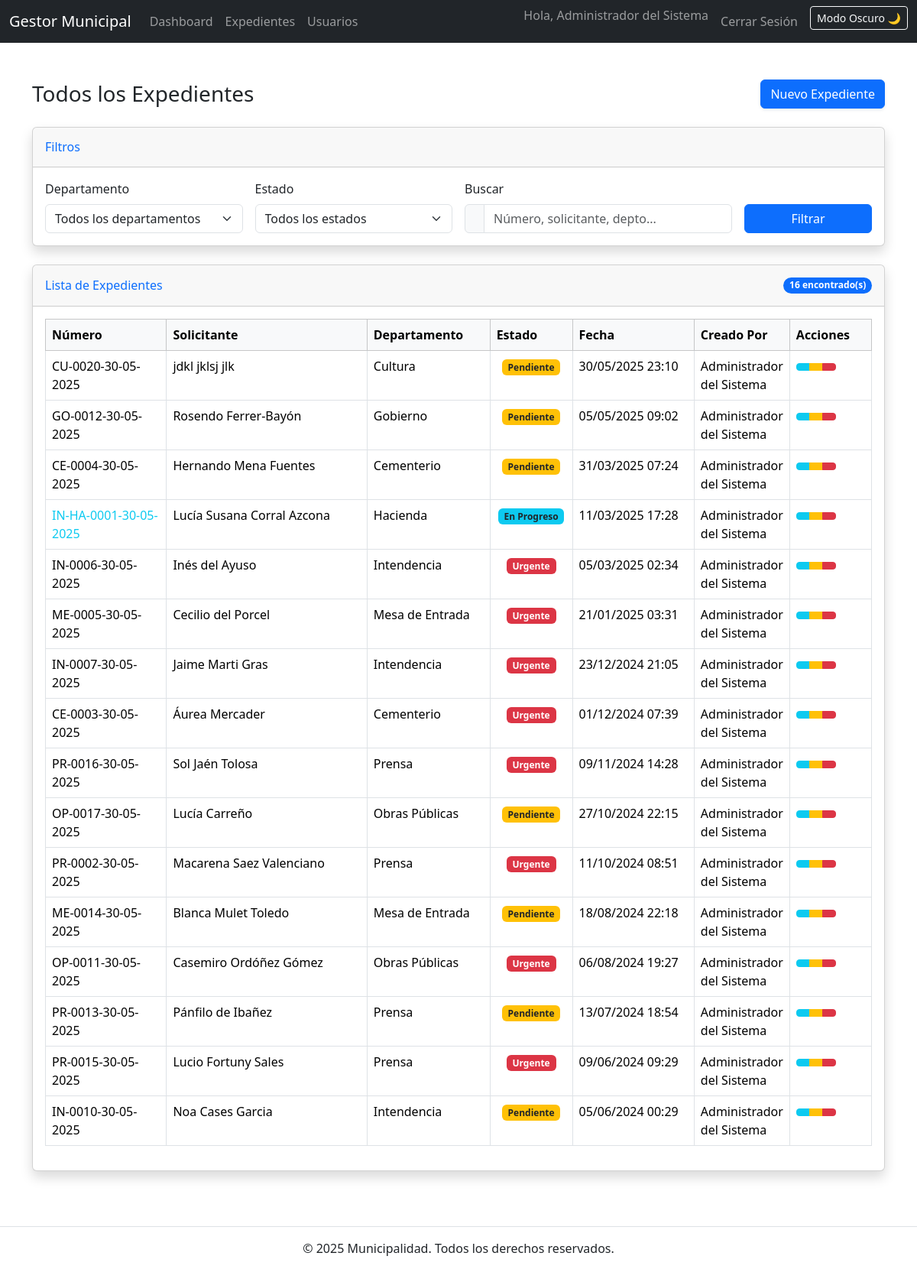
Screenshot of /records (signed in) with the database file from the repository.
### app.py (models this page shows)
class User(UserMixin, db.Model):
    id = db.Column(db.Integer, primary_key=True)
    username = db.Column(db.String(50), unique=True, nullable=False)
    password = db.Column(db.String(200), nullable=False) # type: ignore
    name = db.Column(db.String(100))
    role = db.Column(db.String(20), default='user')
    department = db.Column(db.String(50))
    created_at = db.Column(db.DateTime, default=lambda: datetime.now(UTC))
    history_actions = db.relationship('RecordHistory', backref='user', lazy='dynamic') # Para ver qué acciones hizo un usuario

class Record(db.Model):
    id = db.Column(db.Integer, primary_key=True)
    sequence_number = db.Column(db.Integer, nullable=False)
    digital_number = db.Column(db.String(30), unique=True, nullable=False)
    full_name = db.Column(db.String(200), nullable=False) # Antes 'title'
    dni = db.Column(db.String(20), nullable=True)
    address = db.Column(db.Text, nullable=True)
    phone = db.Column(db.String(50), nullable=True)
    transaction_date = db.Column(db.DateTime, nullable=True) # New field for transaction date
    email = db.Column(db.String(120), nullable=True)
    description = db.Column(db.Text)
    attachment_filename = db.Column(db.String(255), nullable=True) # New field for attachment
    status = db.Column(db.String(20), default='pending')
    created_at = db.Column(db.DateTime, default=lambda: datetime.now(UTC))
    updated_at = db.Column(db.DateTime, default=lambda: datetime.now(UTC), onupdate=lambda: datetime.now(UTC))
    generated_pdf_filename = db.Column(db.String(255), nullable=True) # Stores the filename of the generated PDF
    department_id = db.Column(db.Integer, db.ForeignKey('department.id'), nullable=False)
    created_by = db.Column(db.Integer, db.ForeignKey('user.id'), nullable=False)
    creator = db.relationship('User', foreign_keys=[created_by], backref='created_records') # Renombrado para evitar conflicto con User.history_actions
    history_entries = db.relationship('RecordHistory',
                                      foreign_keys=[RecordHistory.record_id], # Explicit FK
                                      backref='record',
                                      lazy='dynamic',
                                      order_by=lambda: desc(RecordHistory.timestamp)) # Use lambda for late binding
    notes = db.relationship('Note',
                            foreign_keys=[Note.record_id],
                            backref='record_associated', # Allows note.record_associated
                            lazy='dynamic',
                            order_by=lambda: desc(Note.created_at)) # Use lambda for late binding

class Department(db.Model):
    id = db.Column(db.Integer, primary_key=True)
    name = db.Column(db.String(100), unique=True, nullable=False)
    description = db.Column(db.Text)
    records = db.relationship('Record', backref='department', lazy=True) # type: ignore

### app.py (the view, shortened to what this page needs)
@app.route('/records')
@login_required
def records():
    department_id_from_arg = request.args.get('department', default=None, type=int)
    search_term = request.args.get('search_term', default=None, type=str)
    status_filter = request.args.get('status', default=None, type=str)
    query = Record.query.join(Department, Record.department_id == Department.id)\
                        .join(User, Record.created_by == User.id)
    is_admin = current_user.role == 'admin'
    is_privileged_viewer = current_user.department in PRIVILEGED_VIEW_DEPARTMENTS
    can_view_all_initial = is_admin or is_privileged_viewer
    effective_department_id_filter = None
    departments_for_dropdown = []
    page_header_department_obj = None
    if can_view_all_initial:
        departments_for_dropdown = Department.query.order_by(Department.name).all()
        if department_id_from_arg:
            query = query.filter(Record.department_id == department_id_from_arg)
            effective_department_id_filter = department_id_from_arg
            page_header_department_obj = Department.query.get(department_id_from_arg)
    if status_filter:
        query = query.filter(Record.status == status_filter)
    records_list = query.order_by(Record.created_at.desc()).all()
    return render_template('records.html',
                           records=records_list,
                           departments=departments_for_dropdown,
                           selected_department_id=effective_department_id_filter,
                           department=page_header_department_obj,
                           search_term=search_term, # Keep this for the input field value
                           selected_status=status_filter, DATETIME_APP_FORMAT=APP_WIDE_DATETIME_FORMAT)

### app.py (called while the page is built)
@app.context_processor
def inject_now():
    return {'now': datetime.now(UTC)} # Or datetime.now(timezone.utc) for older Python

@login_manager.user_loader
def load_user(user_id):
    return User.query.get(int(user_id))

### templates/records.html (shortened to what this page needs)
{% extends 'base.html' %}
{% block content %}
<div class="d-sm-flex align-items-center justify-content-between mb-4">
    <h1 class="h3 mb-0 text-gray-800">
        {% if department %}
            Expedientes en {{ department.name }}
        {% elif search_term and not department %}
            Resultados de búsqueda para "{{ search_term }}"
        {% elif search_term and department %}
            Resultados de búsqueda para "{{ search_term }}" en {{ department.name }}
        {% else %}
            Todos los Expedientes
        {% endif %}
    </h1>
    <a href="{{ url_for('add_record') }}" class="btn btn-primary shadow-sm">
         Nuevo Expediente
    </a>
</div>
<div class="card shadow mb-4">
    <div class="card-header py-3">
        <h6 class="m-0 font-weight-bold text-primary">Filtros</h6>
    </div>
    <div class="card-body">
        <form class="filter-form" method="GET" action="{{ url_for('records') }}">
            <div class="row g-3 align-items-end">
                <div class="col-md-3">
                    <label for="department-filter-select" class="form-label">Departamento</label>
                    <select class="form-select" id="department-filter-select" name="department">
                        <option value="">Todos los departamentos</option>
                    </select>
                </div>
                <div class="col-md-3">
                    <label for="status-filter-select" class="form-label">Estado</label>
                    <select class="form-select" id="status-filter-select" name="status">
                        <option value="">Todos los estados</option>
                    </select>
                </div>
                <div class="col-md-4">
                    <label for="search-term-input" class="form-label">Buscar</label>
                    <div class="input-group">
                        <span class="input-group-text"></span>
                        <input type="text" class="form-control" id="search-term-input" name="search_term" placeholder="Número, solicitante, depto..." value="{{ search_term or '' }}">
                    </div>
                </div>
                <div class="col-md-2">
                    <button type="submit" class="btn btn-primary w-100">
                         Filtrar
                    </button>
                </div>
            </div>
        </form>
    </div>
</div>
<div class="card shadow mb-4">
    <div class="card-header py-3 d-flex justify-content-between align-items-center">
        <h6 class="m-0 font-weight-bold text-primary">Lista de Expedientes</h6>
        {% if records|length > 0 %}
        <span class="badge bg-primary rounded-pill">{{ records|length }} encontrado(s)</span>
        {% else %}
        <span class="badge bg-warning text-dark rounded-pill">No se encontraron expedientes</span>
        {% endif %}
    </div>
    <div class="card-body">
        <div class="table-responsive">
            <table class="table table-bordered table-hover">
                <thead class="table-light">
                    <tr>
                        <th width="15%">Número</th>
                        <th width="25%">Solicitante</th>
                        <th width="15%">Departamento</th>
                        <th width="10%">Estado</th>
                        <th width="15%">Fecha</th>
                        <th width="10%">Creado Por</th>
                        <th width="10%">Acciones</th>
                    </tr>
                </thead>
                <tbody>
                    {% if records %}
                        {% for record in records %}
                        <tr>
                            <td>
                                <span class="record-number {% if record.digital_number.split('-')|length == 6 %}text-info{% endif %}">{{ record.digital_number }}</span>
                            </td>
                            <td>{{ record.full_name }}</td>
                            <td>{{ record.department.name }}</td>
                            <td class="text-center">
                                {% if record.status == 'active' %}
                                <span class="badge bg-success status-badge">Activo</span>
                                {% elif record.status == 'pending' %}
                                <span class="badge bg-warning text-dark status-badge">Pendiente</span>
                                {% elif record.status == 'urgente' %}
                                <span class="badge bg-danger status-badge">Urgente</span>
                                {% elif record.status == 'in_progress' %}
                                <span class="badge bg-info text-dark status-badge">En Progreso</span>
                                {% elif record.status == 'archived' %}
                                <span class="badge bg-secondary status-badge">Archivado</span>
                                {% else %}
                                <span class="badge bg-light text-dark status-badge">{{ record.status|capitalize }}</span>
                                {% endif %}
                            </td>
                            <td>{{ record.created_at.strftime(DATETIME_APP_FORMAT) }}</td>
                            <td>{{ record.creator.name }}</td>
                            <td>
                                <div class="btn-group" role="group">
                                    <a href="{{ url_for('view_record', record_id=record.id) }}" class="btn btn-sm btn-info">
                                    </a>
                                    {% if current_user.role == 'admin' %}
                                    <a href="{{ url_for('edit_record', record_id=record.id) }}" class="btn btn-sm btn-warning">
                                    </a>
                                    {% endif %}
                                    <button type="button" class="btn btn-sm btn-danger">
                                    </button>
                                </div>
                            </td>
                        </tr>
                        {% endfor %}
                    {% else %}
                        <tr>
                            <td colspan="7" class="text-center py-4">No hay expedientes que coincidan con los filtros aplicados.</td>
                        </tr>
                    {% endif %}
                </tbody>
            </table>
        </div>
    </div>
</div>
{% endblock %}

### templates/base.html (shortened to what this page needs)
<!DOCTYPE html>
<html lang="es" data-bs-theme="light">
<head>
    <link href="https://cdn.jsdelivr.net/npm/bootstrap@5.3.2/dist/css/bootstrap.min.css" rel="stylesheet">
    <link rel="stylesheet" href="{{ url_for('static', filename='css/style.css') }}">
</head>
<body>
    <nav class="navbar navbar-expand-lg navbar-dark bg-dark mb-4">
        <div class="container-fluid">
            <a class="navbar-brand" href="{{ url_for('home') }}">Gestor Municipal</a>
            <div class="collapse navbar-collapse" id="navbarNav">
                <ul class="navbar-nav me-auto mb-2 mb-lg-0">
                    {% if current_user.is_authenticated %}
                        <li class="nav-item"><a class="nav-link" href="{{ url_for('dashboard') }}">Dashboard</a></li>
                        <li class="nav-item"><a class="nav-link" href="{{ url_for('records') }}">Expedientes</a></li>
                        {% if current_user.role == 'admin' %}
                            <li class="nav-item"><a class="nav-link" href="{{ url_for('users') }}">Usuarios</a></li>
                        {% endif %}
                    {% endif %}
                </ul>
                <ul class="navbar-nav ms-auto">
                    {% if current_user.is_authenticated %}
                        <li class="nav-item"><span class="navbar-text me-2">Hola, {{ current_user.name or current_user.username }}</span></li>
                        <li class="nav-item"><a class="nav-link" href="{{ url_for('logout') }}">Cerrar Sesión</a></li>
                    {% else %}
                        <li class="nav-item"><a class="nav-link" href="{{ url_for('login') }}">Iniciar Sesión</a></li>
                    {% endif %}
                    <li class="nav-item">
                        <button id="themeToggleBtn" class="btn btn-outline-light btn-sm ms-2">
                        </button>
                    </li>
                </ul>
            </div>
        </div>
    </nav>
    <div class="container mt-4">
        {% block content %}{% endblock %}
    </div>
    <footer class="text-center mt-5 py-3 border-top">
        <p>&copy; {{ now.year }} Municipalidad. Todos los derechos reservados.</p>
    </footer>
</body>
</html>

### static/css/style.css (style rules this page uses)
body { font-family: 'Segoe UI', Tahoma, Geneva, Verdana, sans-serif; min-height: 100vh; display: flex; flex-direction: column; }
.container { flex: 1; }

### rows the page displays
User: name "Administrador del Sistema"
Record: digital_number "CU-0020-30-05-2025", full_name "jdkl jklsj jlk", department.name "Cultura", status "Pendiente", created_at "30/05/2025 23:10", creator.name "Administrador del Sistema"
Record: digital_number "GO-0012-30-05-2025", full_name "Rosendo Ferrer-Bayón", department.name "Gobierno", status "Pendiente", created_at "05/05/2025 09:02", creator.name "Administrador del Sistema"
Record: digital_number "CE-0004-30-05-2025", full_name "Hernando Mena Fuentes", department.name "Cementerio", status "Pendiente", created_at "31/03/2025 07:24", creator.name "Administrador del Sistema"
Record: digital_number "IN-HA-0001-30-05-2025", full_name "Lucía Susana Corral Azcona", department.name "Hacienda", status "En Progreso", created_at "11/03/2025 17:28", creator.name "Administrador del Sistema"
Record: digital_number "IN-0006-30-05-2025", full_name "Inés del Ayuso", department.name "Intendencia", status "Urgente", created_at "05/03/2025 02:34", creator.name "Administrador del Sistema"
Record: digital_number "ME-0005-30-05-2025", full_name "Cecilio del Porcel", department.name "Mesa de Entrada", status "Urgente", created_at "21/01/2025 03:31", creator.name "Administrador del Sistema"
Record: digital_number "IN-0007-30-05-2025", full_name "Jaime Marti Gras", department.name "Intendencia", status "Urgente", created_at "23/12/2024 21:05", creator.name "Administrador del Sistema"
Record: digital_number "CE-0003-30-05-2025", full_name "Áurea Mercader", department.name "Cementerio", status "Urgente", created_at "01/12/2024 07:39", creator.name "Administrador del Sistema"
Record: digital_number "PR-0016-30-05-2025", full_name "Sol Jaén Tolosa", department.name "Prensa", status "Urgente", created_at "09/11/2024 14:28", creator.name "Administrador del Sistema"
Record: digital_number "OP-0017-30-05-2025", full_name "Lucía Carreño", department.name "Obras Públicas", status "Pendiente", created_at "27/10/2024 22:15", creator.name "Administrador del Sistema"
Record: digital_number "PR-0002-30-05-2025", full_name "Macarena Saez Valenciano", department.name "Prensa", status "Urgente", created_at "11/10/2024 08:51", creator.name "Administrador del Sistema"
Record: digital_number "ME-0014-30-05-2025", full_name "Blanca Mulet Toledo", department.name "Mesa de Entrada", status "Pendiente", created_at "18/08/2024 22:18", creator.name "Administrador del Sistema"
Record: digital_number "OP-0011-30-05-2025", full_name "Casemiro Ordóñez Gómez", department.name "Obras Públicas", status "Urgente", created_at "06/08/2024 19:27", creator.name "Administrador del Sistema"
Record: digital_number "PR-0013-30-05-2025", full_name "Pánfilo de Ibañez", department.name "Prensa", status "Pendiente", created_at "13/07/2024 18:54", creator.name "Administrador del Sistema"
Record: digital_number "PR-0015-30-05-2025", full_name "Lucio Fortuny Sales", department.name "Prensa", status "Urgente", created_at "09/06/2024 09:29", creator.name "Administrador del Sistema"
Record: digital_number "IN-0010-30-05-2025", full_name "Noa Cases Garcia", department.name "Intendencia", status "Pendiente", created_at "05/06/2024 00:29", creator.name "Administrador del Sistema"

### other values shown
{{ records|length }} "16"
{{ now.year }} "2025"
